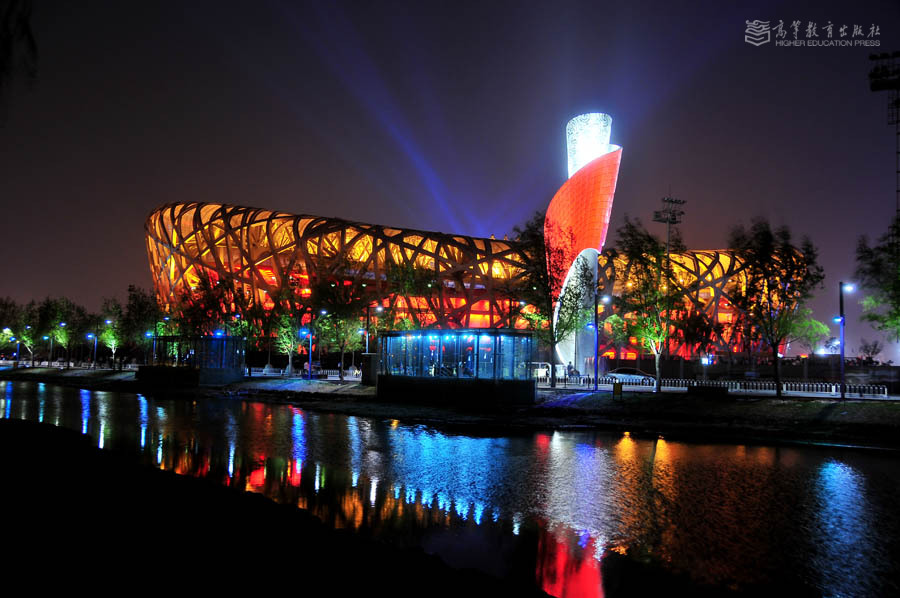
#> input picture 实例/birdnest.jpg, 900 x 598 px
$ python test6.py
#> lines starting #> are read from the running program, lines starting #| are printed output that depends on the picture
from PIL import Image
from PIL import ImageFilter
im = Image.open('birdnest.jpg')
#> im is the input picture: PIL image 900x598 RGB; mean R, G, B 49.1, 41, 47.1
om = im.filter(ImageFilter.CONTOUR)
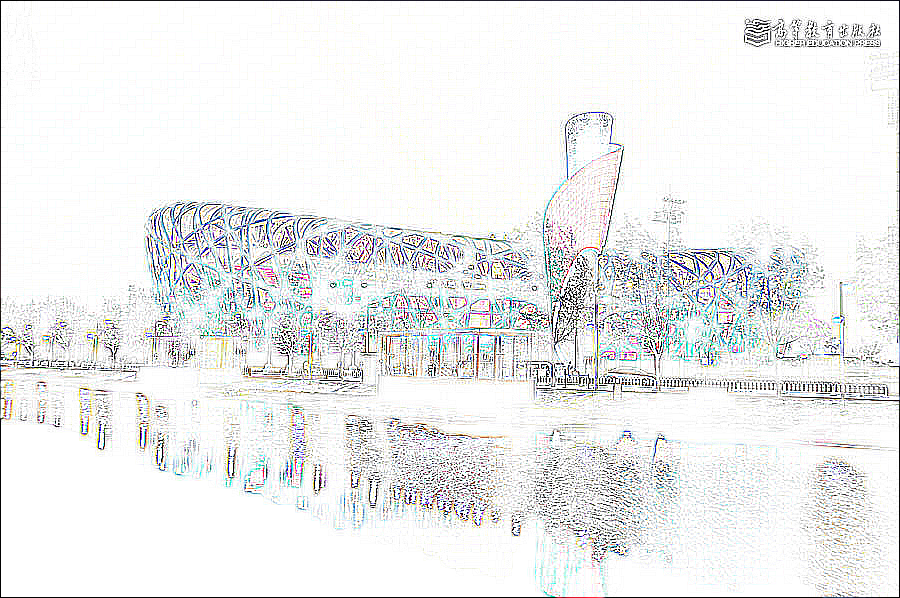
#> om: PIL image 900x598 RGB; mean R, G, B 235.9, 236.9, 236.8
om.save('birdnestContour.jpg')

$ run again, with 实例/astro.jpg copied over 实例/birdnest.jpg
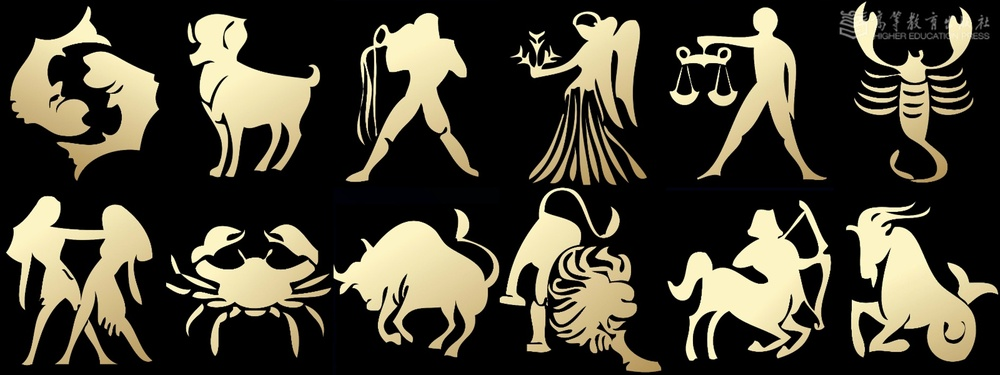
#> input picture 实例/astro.jpg, 1000 x 375 px, shrunk from 1889 x 708 before the run
#> im is the input picture: PIL image 1000x375 RGB; mean R, G, B 68.7, 64.5, 50.5
#> `om = im.filter(ImageFilter.CONTOUR)`:
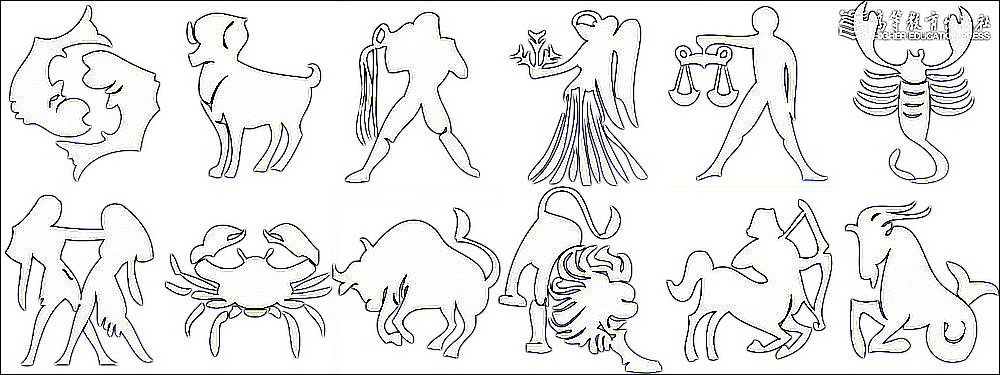
#> om: PIL image 1000x375 RGB; mean R, G, B 234.7, 234.8, 234.8
